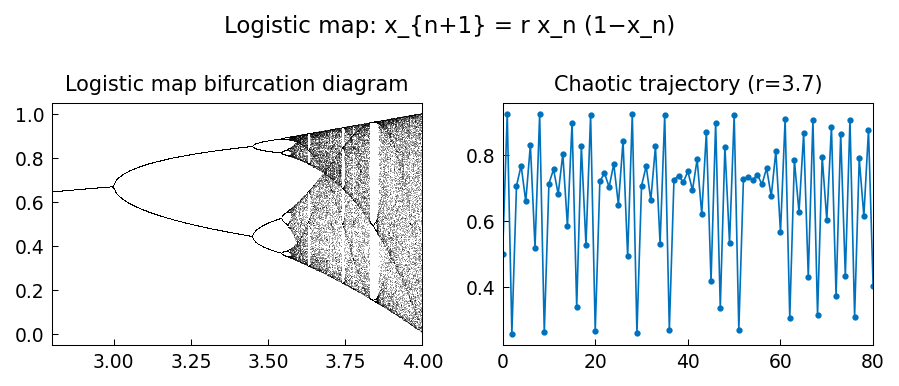

This figure's Python source:
"""Logistic map and chaos.

Illustrates the logistic map  x_{n+1} = r x_n (1-x_n)  and its
chaotic behavior using Chebfun to analyze the orbit structure.

Credit: Chebfun example ode-nonlin/Logistic.m (Nick Trefethen, Jul 2013).
Original MATLAB Chebfun: Copyright 2017 by The University of Oxford and
The Chebfun Developers. See https://www.chebfun.org/ for Chebfun information.
"""
import os

os.environ.setdefault("XLA_PYTHON_CLIENT_PREALLOCATE", "false")

import matplotlib

matplotlib.use("Agg")
import os
import sys

import matplotlib.pyplot as plt
import numpy as np

sys.path.insert(0, os.path.join(os.path.dirname(__file__), '..', '..', 'src'))

import chebfunjax as cj
from chebfunjax.plotting import chebfun_style

chebfun_style()


def run():
    print("=" * 60)
    print("Logistic map and chaos")
    print("=" * 60)

    # x_{n+1} = r * x_n * (1 - x_n)
    # Bifurcation diagram: vary r, find attractor from x0=0.5

    r_vals = np.linspace(2.8, 4.0, 800)
    x0 = 0.5
    n_transient = 500
    n_display = 100
    bifurcation_x = []
    bifurcation_r = []

    for r in r_vals:
        x = x0
        for _ in range(n_transient):
            x = r * x * (1 - x)
        for _ in range(n_display):
            x = r * x * (1 - x)
            bifurcation_r.append(r)
            bifurcation_x.append(x)

    print(f"\nBifurcation diagram: {len(bifurcation_r)} points")

    # Verify: for r < 3, single fixed point x* = 1 - 1/r
    r_stable = 2.5
    x = 0.5
    for _ in range(1000):
        x = r_stable * x * (1 - x)
    x_fixed_numerical = x
    x_fixed_exact = 1.0 - 1.0 / r_stable
    print(f"\nr={r_stable}: fixed point = {x_fixed_numerical:.8f}  (exact: {x_fixed_exact:.8f})")
    assert abs(x_fixed_numerical - x_fixed_exact) < 1e-8

    # Period-2 orbit for r > 3
    r_2cycle = 3.2
    x = 0.5
    for _ in range(1000):
        x = r_2cycle * x * (1 - x)
    orbit_2 = set()
    for _ in range(100):
        x = r_2cycle * x * (1 - x)
        orbit_2.add(round(x, 6))
    print(f"r={r_2cycle}: orbit = {sorted(orbit_2)[:5]}  (should be 2-cycle)")
    assert len(orbit_2) == 2

    # Use Chebop to analyze: find fixed points of f(x) = rx(1-x)
    print("\nFixed points of f(x) = r*x*(1-x) via Chebop (r=3.5):")
    r_fp = 3.5
    # Fixed points: r*x*(1-x) = x => r*(1-x) = 1 => x = 1 - 1/r
    dom = (0.0, 1.0)
    # Use chebfun to find roots of f(x) - x
    h = cj.chebfun(lambda x: r_fp * x * (1 - x) - x, domain=dom)
    roots = np.sort(np.array(h.roots()))
    print(f"  Roots of rx(1-x)-x: {roots}")
    assert len(roots) >= 1  # should find x=0 and x=1-1/r

    # --- Plot -------------------------------------------------------
    _here = os.path.dirname(os.path.abspath(__file__))
    fig, axes = plt.subplots(1, 2)

    axes[0].plot(bifurcation_r, bifurcation_x, ',k', markersize=0.5, alpha=0.3)
    axes[0].set_title("Logistic map bifurcation diagram", fontsize=10)

    # Single trajectory
    r_traj = 3.7
    x = 0.5
    n_traj = 80
    traj = [x]
    for _ in range(n_traj):
        x = r_traj * x * (1 - x)
        traj.append(x)
    axes[1].plot(range(n_traj + 1), traj, color='#0072BD', marker='.', linestyle='-', markersize=4, linewidth=0.8)
    axes[1].set_title(f"Chaotic trajectory (r={r_traj})", fontsize=10)

    fig.suptitle("Logistic map: x_{n+1} = r x_n (1−x_n)", fontsize=11)
    fig.tight_layout()
    fig.savefig(os.path.join(_here, "logistic.png"), dpi=150, bbox_inches="tight")
    plt.close(fig)

    print("\nAll assertions passed.")
    return True

if __name__ == "__main__":
    run()
